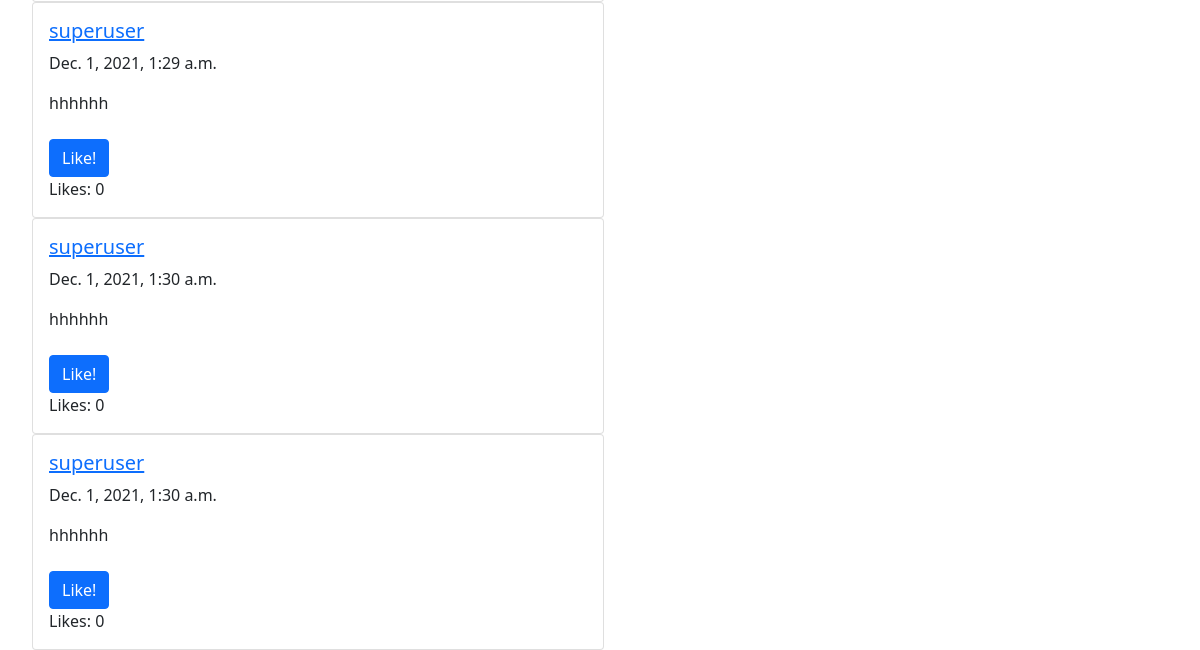
The app's page /home (lower part), older data.
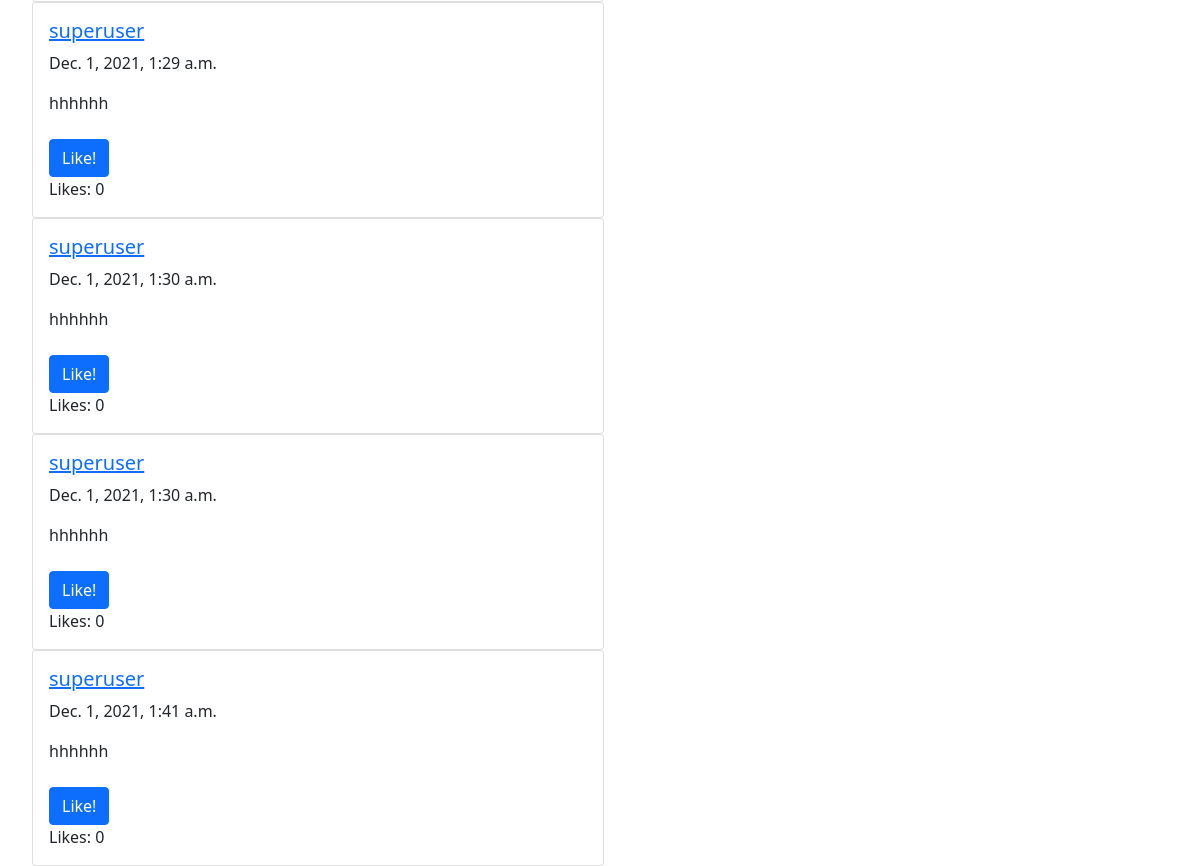
The same page, newer data.
### tweeterApp/models.py (models this page shows)
class Tweet(models.Model):
  body = models.TextField()
  timestamp = models.DateTimeField(auto_now = True)
  author = models.ForeignKey(User, on_delete = models.DO_NOTHING)
  likes = models.IntegerField(default = 0)

### tweeterApp/views.py (the view)
# urls.py: 2. Add a URL to urlpatterns:  path('', views.home, name='home')
def home(request):
  print('hey')
  if (request.method == 'POST'):
    print('REQ', request.POST)
    body = request.POST['body']
    Tweet.objects.create(body=body, author=request.user)
  print('PATCHHHH', request.method)
  tweets = Tweet.objects.all()
  return render(request, 'home.html', {"tweets": tweets}) #want to pass in all the tweets, do we need to pass in the user?

### tweeterApp/templates/home.html (shortened to what this page needs)
<!doctype html>
<html lang="en">
  <head>
    <link href="https://cdn.jsdelivr.net/npm/bootstrap@5.1.3/dist/css/bootstrap.min.css" rel="stylesheet">
  </head>
  <body style="margin-left: 2rem; margin-top: 1rem">
    <div class="row align-items-start">
      <div class="col-md-6">
        {% for tweet in tweets %}
        <div class="col-md-12">
          <div class="card">
            <div class="card-body">
              <h5><a href="{{tweet.author}}/tweets">{{tweet.author}}</a></h5>
              <p>{{tweet.timestamp}}</p>
              {{tweet.body}}
              <br></br>
              <form method="PUT" action="/home">
                <input class="btn btn-primary" type="submit" value="Like!"/>
              </form>
              Likes: {{tweet.likes}}
            </div>
          </div>
        </div>
        {% endfor %}
      </div>
    </div>
  </body>
</html>

Row changes from the older to the newer data that the page shows:
added Tweet: author "superuser", timestamp "Dec. 1, 2021, 1:41 a.m.", body "hhhhhh", likes "0"
